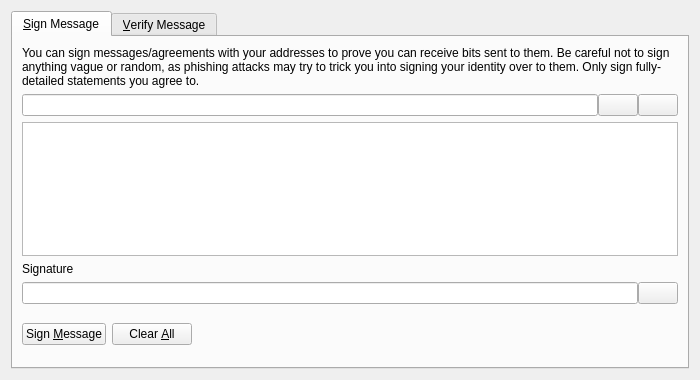
<?xml version="1.0" encoding="UTF-8"?>
<ui version="4.0">
 <class>SignVerifyMessageDialog</class>
 <widget class="QDialog" name="SignVerifyMessageDialog">
  <property name="geometry">
   <rect>
    <x>0</x>
    <y>0</y>
    <width>700</width>
    <height>380</height>
   </rect>
  </property>
  <property name="windowTitle">
   <string>Signatures - Sign / Verify a Message</string>
  </property>
  <property name="modal">
   <bool>true</bool>
  </property>
  <layout class="QVBoxLayout" name="verticalLayout">
   <item>
    <widget class="QTabWidget" name="tabWidget">
     <property name="currentIndex">
      <number>0</number>
     </property>
     <widget class="QWidget" name="tabSignMessage">
      <attribute name="title">
       <string>&amp;Sign Message</string>
      </attribute>
      <layout class="QVBoxLayout" name="verticalLayout_SM">
       <item>
        <widget class="QLabel" name="infoLabel_SM">
         <property name="text">
          <string>You can sign messages/agreements with your addresses to prove you can receive bits sent to them. Be careful not to sign anything vague or random, as phishing attacks may try to trick you into signing your identity over to them. Only sign fully-detailed statements you agree to.</string>
         </property>
         <property name="textFormat">
          <enum>Qt::PlainText</enum>
         </property>
         <property name="wordWrap">
          <bool>true</bool>
         </property>
        </widget>
       </item>
       <item>
        <layout class="QHBoxLayout" name="horizontalLayout_1_SM">
         <property name="spacing">
          <number>0</number>
         </property>
         <item>
          <widget class="QValidatedLineEdit" name="addressIn_SM">
           <property name="toolTip">
            <string>The Bit address to sign the message with</string>
           </property>
          </widget>
         </item>
         <item>
          <widget class="QPushButton" name="addressBookButton_SM">
           <property name="toolTip">
            <string>Choose previously used address</string>
           </property>
           <property name="text">
            <string/>
           </property>
           <property name="icon">
            <iconset resource="../bitcoin.qrc">
             <normaloff>:/icons/address-book</normaloff>:/icons/address-book</iconset>
           </property>
           <property name="shortcut">
            <string>Alt+A</string>
           </property>
           <property name="autoDefault">
            <bool>false</bool>
           </property>
          </widget>
         </item>
         <item>
          <widget class="QPushButton" name="pasteButton_SM">
           <property name="toolTip">
            <string>Paste address from clipboard</string>
           </property>
           <property name="text">
            <string/>
           </property>
           <property name="icon">
            <iconset resource="../bitcoin.qrc">
             <normaloff>:/icons/editpaste</normaloff>:/icons/editpaste</iconset>
           </property>
           <property name="shortcut">
            <string>Alt+P</string>
           </property>
           <property name="autoDefault">
            <bool>false</bool>
           </property>
          </widget>
         </item>
        </layout>
       </item>
       <item>
        <widget class="QPlainTextEdit" name="messageIn_SM">
         <property name="toolTip">
          <string>Enter the message you want to sign here</string>
         </property>
        </widget>
       </item>
       <item>
        <widget class="QLabel" name="signatureLabel_SM">
         <property name="text">
          <string>Signature</string>
         </property>
         <property name="textFormat">
          <enum>Qt::PlainText</enum>
         </property>
        </widget>
       </item>
       <item>
        <layout class="QHBoxLayout" name="horizontalLayout_2_SM">
         <property name="spacing">
          <number>0</number>
         </property>
         <item>
          <widget class="QLineEdit" name="signatureOut_SM">
           <property name="font">
            <font>
             <italic>true</italic>
            </font>
           </property>
           <property name="readOnly">
            <bool>true</bool>
           </property>
          </widget>
         </item>
         <item>
          <widget class="QPushButton" name="copySignatureButton_SM">
           <property name="toolTip">
            <string>Copy the current signature to the system clipboard</string>
           </property>
           <property name="text">
            <string/>
           </property>
           <property name="icon">
            <iconset resource="../bitcoin.qrc">
             <normaloff>:/icons/editcopy</normaloff>:/icons/editcopy</iconset>
           </property>
           <property name="autoDefault">
            <bool>false</bool>
           </property>
          </widget>
         </item>
        </layout>
       </item>
       <item>
        <layout class="QHBoxLayout" name="horizontalLayout_3_SM">
         <item>
          <widget class="QPushButton" name="signMessageButton_SM">
           <property name="toolTip">
            <string>Sign the message to prove you own this Bit address</string>
           </property>
           <property name="text">
            <string>Sign &amp;Message</string>
           </property>
           <property name="icon">
            <iconset resource="../bitcoin.qrc">
             <normaloff>:/icons/edit</normaloff>:/icons/edit</iconset>
           </property>
           <property name="autoDefault">
            <bool>false</bool>
           </property>
          </widget>
         </item>
         <item>
          <widget class="QPushButton" name="clearButton_SM">
           <property name="toolTip">
            <string>Reset all sign message fields</string>
           </property>
           <property name="text">
            <string>Clear &amp;All</string>
           </property>
           <property name="icon">
            <iconset resource="../bitcoin.qrc">
             <normaloff>:/icons/remove</normaloff>:/icons/remove</iconset>
           </property>
           <property name="autoDefault">
            <bool>false</bool>
           </property>
          </widget>
         </item>
         <item>
          <spacer name="horizontalSpacer_1_SM">
           <property name="orientation">
            <enum>Qt::Horizontal</enum>
           </property>
           <property name="sizeHint" stdset="0">
            <size>
             <width>40</width>
             <height>48</height>
            </size>
           </property>
          </spacer>
         </item>
         <item>
          <widget class="QLabel" name="statusLabel_SM">
           <property name="font">
            <font>
             <weight>75</weight>
             <bold>true</bold>
            </font>
           </property>
           <property name="text">
            <string/>
           </property>
           <property name="wordWrap">
            <bool>true</bool>
           </property>
          </widget>
         </item>
         <item>
          <spacer name="horizontalSpacer_2_SM">
           <property name="orientation">
            <enum>Qt::Horizontal</enum>
           </property>
           <property name="sizeHint" stdset="0">
            <size>
             <width>40</width>
             <height>48</height>
            </size>
           </property>
          </spacer>
         </item>
        </layout>
       </item>
      </layout>
     </widget>
     <widget class="QWidget" name="tabVerifyMessage">
      <attribute name="title">
       <string>&amp;Verify Message</string>
      </attribute>
      <layout class="QVBoxLayout" name="verticalLayout_VM">
       <item>
        <widget class="QLabel" name="infoLabel_VM">
         <property name="text">
          <string>Enter the receiver's address, message (ensure you copy line breaks, spaces, tabs, etc. exactly) and signature below to verify the message. Be careful not to read more into the signature than what is in the signed message itself, to avoid being tricked by a man-in-the-middle attack. Note that this only proves the signing party receives with the address, it cannot prove sendership of any transaction!</string>
         </property>
         <property name="textFormat">
          <enum>Qt::PlainText</enum>
         </property>
         <property name="alignment">
          <set>Qt::AlignLeading|Qt::AlignLeft|Qt::AlignTop</set>
         </property>
         <property name="wordWrap">
          <bool>true</bool>
         </property>
        </widget>
       </item>
       <item>
        <layout class="QHBoxLayout" name="horizontalLayout_1_VM">
         <property name="spacing">
          <number>0</number>
         </property>
         <item>
          <widget class="QValidatedLineEdit" name="addressIn_VM">
           <property name="toolTip">
            <string>The Bit address the message was signed with</string>
           </property>
          </widget>
         </item>
         <item>
          <widget class="QPushButton" name="addressBookButton_VM">
           <property name="toolTip">
            <string>Choose previously used address</string>
           </property>
           <property name="text">
            <string/>
           </property>
           <property name="icon">
            <iconset resource="../bitcoin.qrc">
             <normaloff>:/icons/address-book</normaloff>:/icons/address-book</iconset>
           </property>
           <property name="shortcut">
            <string>Alt+A</string>
           </property>
           <property name="autoDefault">
            <bool>false</bool>
           </property>
          </widget>
         </item>
        </layout>
       </item>
       <item>
        <widget class="QPlainTextEdit" name="messageIn_VM"/>
       </item>
       <item>
        <widget class="QValidatedLineEdit" name="signatureIn_VM"/>
       </item>
       <item>
        <layout class="QHBoxLayout" name="horizontalLayout_2_VM">
         <item>
          <widget class="QPushButton" name="verifyMessageButton_VM">
           <property name="toolTip">
            <string>Verify the message to ensure it was signed with the specified Bit address</string>
           </property>
           <property name="text">
            <string>Verify &amp;Message</string>
           </property>
           <property name="icon">
            <iconset resource="../bitcoin.qrc">
             <normaloff>:/icons/transaction_0</normaloff>:/icons/transaction_0</iconset>
           </property>
           <property name="autoDefault">
            <bool>false</bool>
           </property>
          </widget>
         </item>
         <item>
          <widget class="QPushButton" name="clearButton_VM">
           <property name="toolTip">
            <string>Reset all verify message fields</string>
           </property>
           <property name="text">
            <string>Clear &amp;All</string>
           </property>
           <property name="icon">
            <iconset resource="../bitcoin.qrc">
             <normaloff>:/icons/remove</normaloff>:/icons/remove</iconset>
           </property>
           <property name="autoDefault">
            <bool>false</bool>
           </property>
          </widget>
         </item>
         <item>
          <spacer name="horizontalSpacer_1_VM">
           <property name="orientation">
            <enum>Qt::Horizontal</enum>
           </property>
           <property name="sizeHint" stdset="0">
            <size>
             <width>40</width>
             <height>48</height>
            </size>
           </property>
          </spacer>
         </item>
         <item>
          <widget class="QLabel" name="statusLabel_VM">
           <property name="font">
            <font>
             <weight>75</weight>
             <bold>true</bold>
            </font>
           </property>
           <property name="text">
            <string/>
           </property>
           <property name="wordWrap">
            <bool>true</bool>
           </property>
          </widget>
         </item>
         <item>
          <spacer name="horizontalSpacer_2_VM">
           <property name="orientation">
            <enum>Qt::Horizontal</enum>
           </property>
           <property name="sizeHint" stdset="0">
            <size>
             <width>40</width>
             <height>48</height>
            </size>
           </property>
          </spacer>
         </item>
        </layout>
       </item>
      </layout>
     </widget>
    </widget>
   </item>
  </layout>
 </widget>
 <customwidgets>
  <customwidget>
   <class>QValidatedLineEdit</class>
   <extends>QLineEdit</extends>
   <header>qvalidatedlineedit.h</header>
  </customwidget>
 </customwidgets>
 <resources>
  <include location="../bitcoin.qrc"/>
 </resources>
 <connections/>
</ui>
